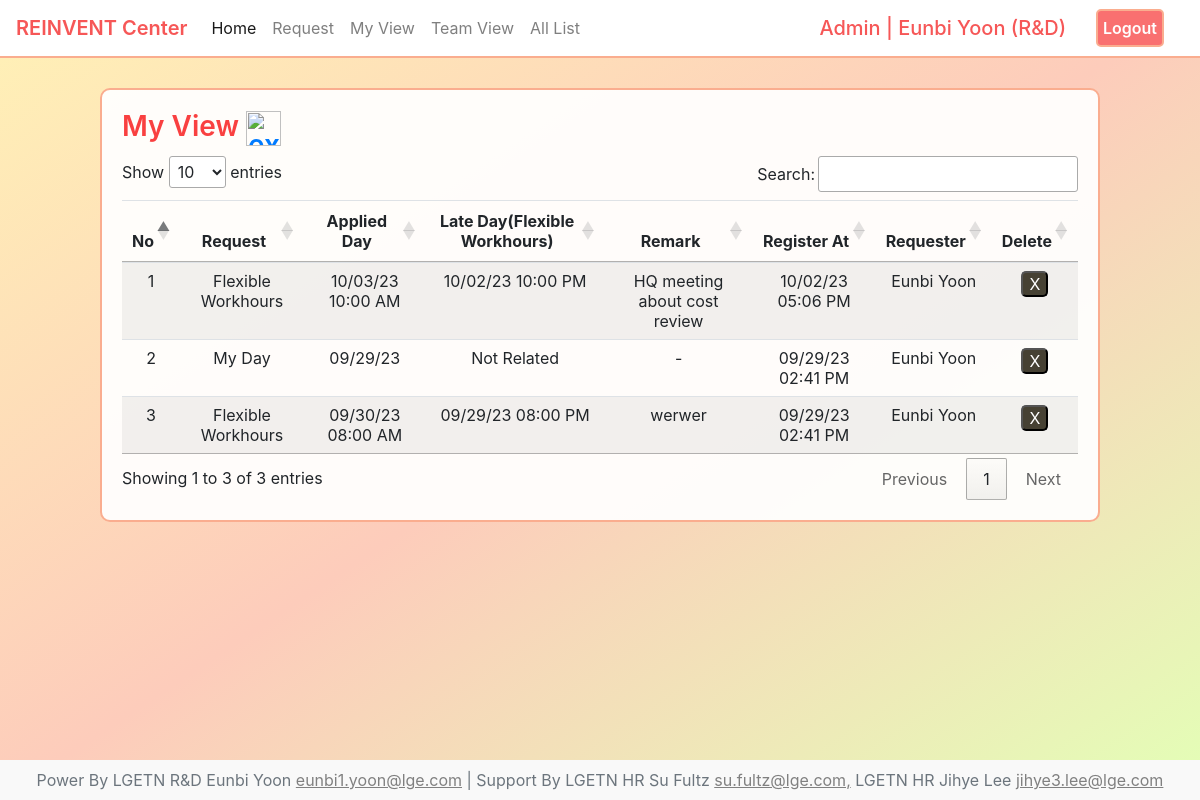
The app's page /reinvent/me (signed in) with its own data.
### user/models.py (models this page shows, shortened)
class CustomUser(AbstractUser):
    first_name=models.CharField(max_length=30)
    last_name=models.CharField(max_length=30)
    team_at=models.ForeignKey(Team, on_delete=models.SET_NULL, null=True)
    email=models.EmailField(
        unique=True,
        validators=[
            RegexValidator(
                regex=r'^[a-zA-Z0-9._%+-]+@lge\.com$',
                message='Email address must end with lge.com'
            )
        ]
    )
    myday_credit=models.IntegerField(null=True, blank=True, default=1)

class Team(models.Model):
    team_name=models.CharField(max_length=50)
    team_manager=models.CharField(max_length=50)
    manager_email=models.EmailField(
        unique=True,
        validators=[
            RegexValidator(
                regex=r'^[a-zA-Z0-9._%+-]+@lge\.com$',
                message='Email address must end with lge.com'
            )
    ])
    def __str__(self):
        return self.team_name

### reinvent/models.py (models this page shows)
class ReinventData(models.Model):
    program=models.CharField(max_length=100, null=False, blank=False)
    late_day=models.CharField(max_length=100, null=True, blank=True)
    applied_day=models.CharField(max_length=100, null=False, blank=False)
    remark=models.TextField(null=True, blank=True, max_length=76)
    user=models.ForeignKey(CustomUser, on_delete=models.CASCADE)
    request_at=models.DateTimeField(auto_now_add=True)

### reinvent/views.py (the view)
# urls.py: path('me',RmyView, name='Rmy_url'),
@login_required
def RmyView(request):
    reinvent_mylist=ReinventData.objects.filter(user=request.user).order_by('-id')
    context={
        'reinvent_mylist':reinvent_mylist,
    }
    return render(request, 're_my.html', context)

### reinvent/templates/re_my.html (shortened to what this page needs)
{% extends 're_base.html' %}
{% block list %}
{% load static %}
<link rel="stylesheet" href="https://cdn.datatables.net/1.13.6/css/jquery.dataTables.min.css">
<div class="list-table">
   <h3 class="list-title">My View <a href="{% url 'Rmyexcel_url' %}" class="center"><img width="35" height="35" src="https://img.icons8.com/material-outlined/35/f94040/export-excel.png" alt="export-excel"/></a></h3>
    <table class="table table-striped" id="dataTable">
        <thead>
            <tr>
                <th>No</th>
                <th>Request</th>
                <th>Applied Day</th>
                <th>Late Day(Flexible Workhours)</th>
                <th>Remark</th>
                <th>Register At</th>
                <th>Requester</th>
                <th>Delete</th>
            </tr>
        </thead>
        <tbody>
            {% for reinvent in reinvent_mylist %}
            <tr>
                <td>1</td>
                <td>{{ reinvent.program }}</td>
                <td>{{ reinvent.applied_day }}</td>
                {% if reinvent.late_day %}
                    <td>{{ reinvent.late_day }}</td>
                {% else %}
                    <td>Not Related</td>
                {% endif %}
                {% if reinvent.remark %}
                    <td class="remark">{{ reinvent.remark }}</td>
                {% else %}
                    <td>-</td>
                {% endif %}
                <td>{{ reinvent.request_at|date:"m/d/y h:i A" }}</td>
                <td>{{ reinvent.user.first_name }} {{ reinvent.user.last_name }}</td>
                <td>
                    <form method="post" action="{% url 'Rmydeletemessage_url' reinvent.id %}">
                        <button type="submit">X</button>
                    </form>
                </td>
            </tr>
            {% endfor %}
        </tbody>
    </table>
</div>
{% endblock %}

### reinvent/templates/re_base.html (shortened to what this page needs)
<div class="reinvent-background">
    {% extends 'base.html' %}
    {% block nav %}
        {% load static %}
        <link rel="stylesheet" href="{% static 'css/home3.css' %}">
        <link rel="stylesheet" href="{% static 'css/reinvent2.css' %}">
        <nav class="navbar navbar-expand-lg navbar-light main-navbar" style="color:white!important">
            <a class="navbar-brand" href="{% url 'reinventhome_url' %}">REINVENT Center</a>
            <div class="collapse navbar-collapse" id="navbarColor02">
                <ul class="navbar-nav mr-auto">
                <li class="nav-item active">
                    <a class="nav-link" href="{% url 'home_url' %}">Home</a>
                </li>
                <li class="nav-item">
                    <a class="nav-link" href="{% url 'Rrequest_url' %}">Request</a>
                </li>
                <li class="nav-item">
                    <a class="nav-link" href="{% url 'Rmy_url' %}">My View</a>
                </li>
                <li class="nav-item">
                    <a class="nav-link" href="{% url 'Rteam_url' %}">Team View</a>
                </li>
                {% if user.is_superuser %}
                    <li class="nav-item">
                        <a class="nav-link" href="{% url 'Rall_url' %}">All List</a>
                    </li>
                {% endif %}
            </ul>
            <form class="form-inline" style="margin:0;">
            {% if user.is_authenticated %}
                {% if user.is_superuser %}
                <h5>Admin | {{user.first_name }} {{user.last_name}} ({{user.team_at}})</h5>
                <a href="{% url 'logout_url' %}">Logout</a>
                {% else %}
                <h5>User | {{user.first_name }} {{user.last_name}} ({{user.team_at}})</h5>
                <a href="{% url 'logout_url' %}">Logout</a>
                {% endif %}
            {% else %}
                <h5>Login Here</h5>
                <a href="{% url 'login_url' %}">Login</a>
            {% endif %}
            </form>
            </div>
        </nav>
    {% endblock %}
    {% block footer %}
        <div class="text-center p-2" style="background-color: rgba(0, 0, 0, 0.025); padding:0">
            Power By LGETN R&D Eunbi Yoon
        <a style="text-decoration:underline; color:grey" href="mailto : eunbi1.yoon@lge.com">eunbi1.yoon@lge.com</a>
            | Support By LGETN HR Su Fultz
            <a style="text-decoration:underline; color:grey" href="mailto : su.fultz@lge.com">su.fultz@lge.com,</a>
            LGETN HR Jihye Lee
            <a style="text-decoration:underline; color:grey" href="mailto : jihye3.lee@lge.com">jihye3.lee@lge.com</a>
      </div>
    {% endblock %}

### static/css/home3.css (style rules this page uses)
.reinvent-background { background-image: linear-gradient(to bottom right, #fff2b6,#FDCCBB,#e3ffb6) !important; height: 100%; }

### static/css/reinvent2.css (style rules this page uses)
#dataTable { width: 100% !important; }
nav { background-color: white; border-bottom:2px solid #faad8f; color:#faad8f; }
nav ul { text-align: right; }
nav .navbar-brand { color:#f65757 !important; font-weight: 600; }
nav form h5 { color:#f65757; margin:0; text-transform: capitalize; }
nav form a { background-color:#f97070; color:white; font-weight: 600; margin:0 20px 0 30px; border:2px solid #faad8f; border-radius: 5px; padding:5px; }
.list-table { background-color: rgba(255, 255, 255, 0.932); margin-top:30px; border-radius: 10px; padding:20px; border: 2px solid #faad8f; }
.list-table .list-title { margin-bottom: 10px; color:#f94040 !important; font-weight: 600 !important; text-align: left; position: relative; }
.list-table .list-title a { margin:0; padding:0; border:none }
.list-table table { background-color: transparent !important; white-space: normal; text-align: center; }
.list-table table thead th { text-align: center !important; }
.list-table table form { margin:0; padding:0; }
.list-table button { background-color: #464133; border-radius: 5px; color:white; margin:auto; }
td { vertical-align: center !important; text-align: center !important; }

### records on screen
CustomUser: first_name "Eunbi", last_name "Yoon", team_at "R&D"
ReinventData: program "Flexible Workhours", applied_day "10/03/23 10:00 AM", late_day "10/02/23 10:00 PM", remark "HQ meeting about cost review", request_at "10/02/23 05:06 PM", user.first_name "Eunbi", user.last_name "Yoon"
ReinventData: program "My Day", applied_day "09/29/23", shows "Not Related", request_at "09/29/23 02:41 PM", user.first_name "Eunbi", user.last_name "Yoon"
ReinventData: program "Flexible Workhours", applied_day "09/30/23 08:00 AM", late_day "09/29/23 08:00 PM", remark "werwer", request_at "09/29/23 02:41 PM", user.first_name "Eunbi", user.last_name "Yoon"
